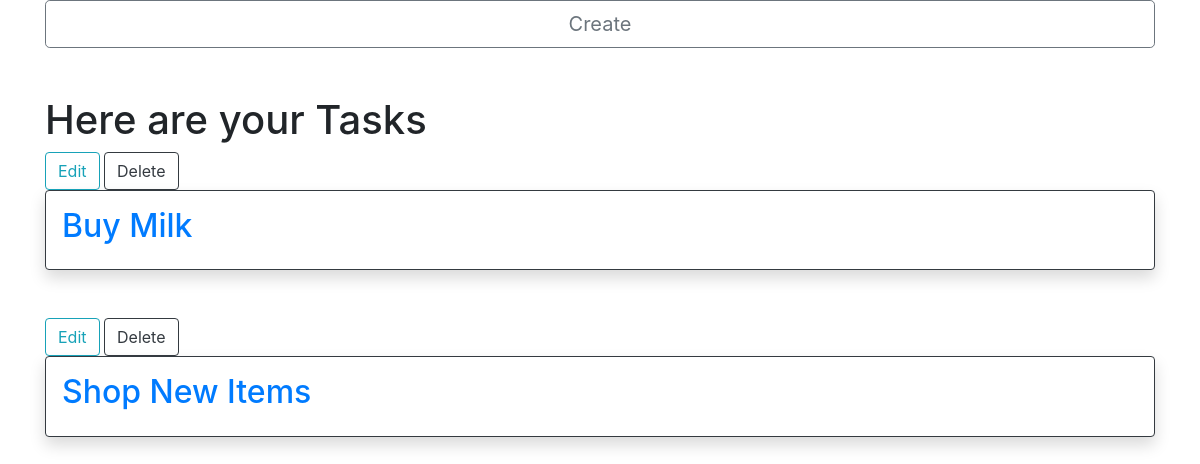
Before: / with the older database file.
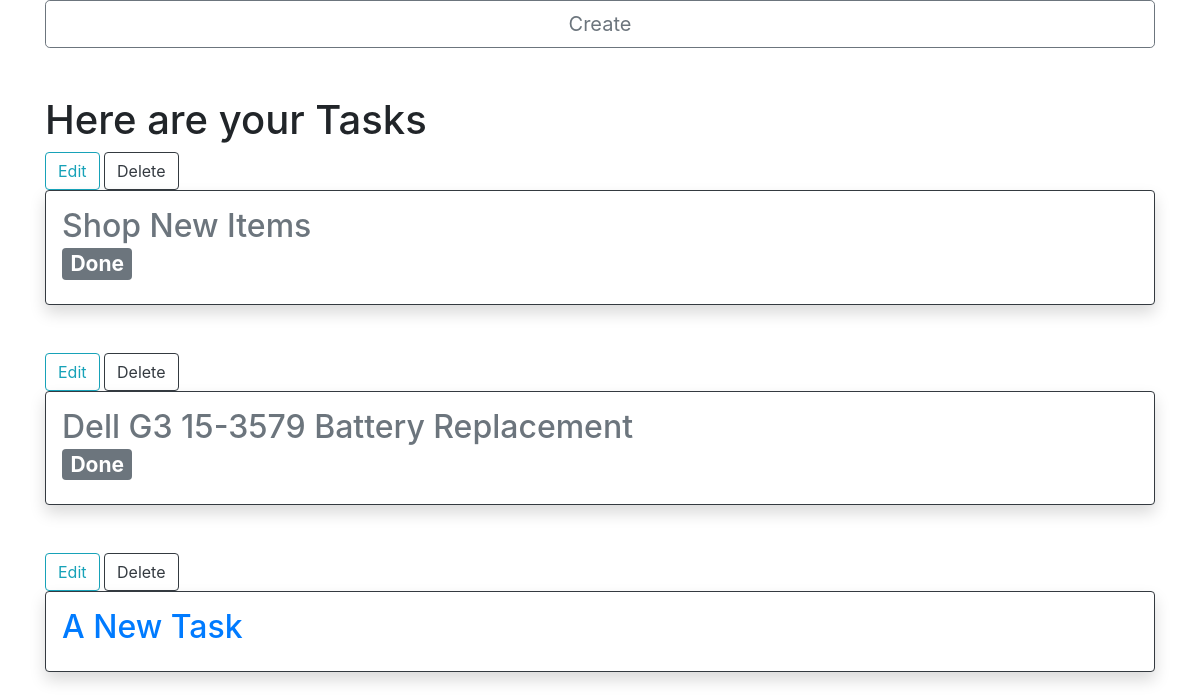
After: the same page with the newer database file.
### my_app/models.py (models this page shows, shortened)
class Task(models.Model):
    title = models.CharField(max_length=250)
    complete = models.BooleanField(default=False)
    created_date = models.DateTimeField(auto_now_add=True)
    def __str__(self):
        return self.title

### my_app/views.py (the view)
# urls.py: path('',views.TaskListView.as_view(),name='list'),
class TaskListView(ListView):
    model = models.Task

### templates/my_app/task_list.html
{% extends "base.html" %}
{% block content %}
<div class="">
  <a class="btn btn-outline-secondary btn-lg btn-block" href="{% url 'my_app:create' %}"> Create </a>
</div>
  <br>
  <br>
{% if task_list %}
  <h1>Here are your Tasks</h1>
     {% for task in task_list %}
        <div class="">
            <a class="btn btn-outline-info" href="{% url 'my_app:update' pk=task.pk %}"> Edit </a>
            <a class="btn btn-outline-dark" href="{% url 'my_app:delete' pk=task.pk %}"> Delete </a>
            <div class=" shadow p-3 mb-5 bg-white rounded border border-dark">
          {% if task.complete == True %}
          <h2><a href="{{task.id}}/"> <span class="text-muted">{{task | title }} <h3> <span class="badge badge-secondary">Done</span></h3> </span> </a></h2>
          {% else %}
          <h2><a href="{{task.id}}/">{{task | title}} </a></h2>
          {% endif %}
            </div>
          </div>
     {% endfor %}
{% else %}
     <p>You have no Tasks set yet</p>
{% endif %}
{% endblock %}

### templates/base.html (shortened to what this page needs)
<!DOCTYPE html>
{% load static %}
<html lang="en" dir="ltr">
  <head>
  <link rel="stylesheet" href="https://stackpath.bootstrapcdn.com/bootstrap/4.5.2/css/bootstrap.min.css">
  <link rel="stylesheet" href="{% static 'css/main.css' %}">
  </head>
  <body>
    <div class="container">
      <div class="">
      {% block content %}
      {% endblock %}
      </div>
    </div>
  </body>
</html>

Changed rows visible on the page:
removed Task: title "Buy Milk"
changed Task "Shop New Items": complete False → True (drawn)
added Task: title "Dell G3 15-3579 Battery Replacement"
added Task: title "A New Task"
